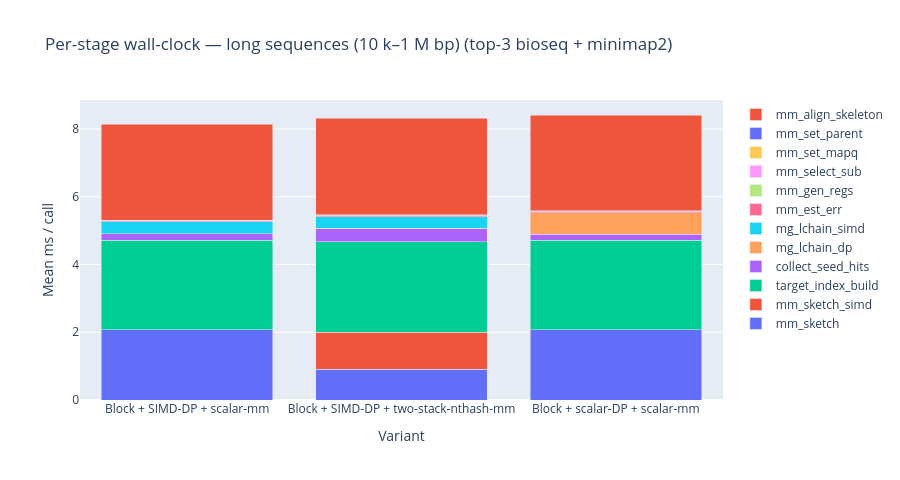
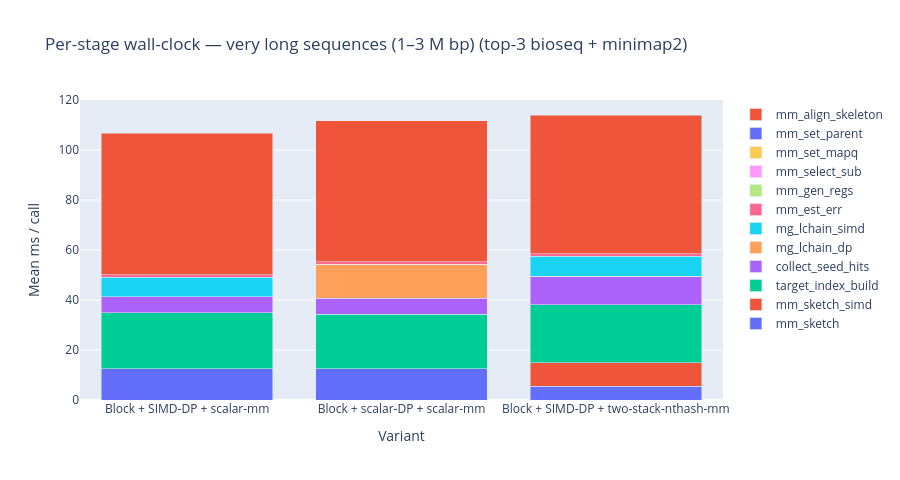

Notebook code for these charts, in order:
### Markdown cell above
## 2. Where does the wall-clock go? (per-stage breakdown)

> **What this measures.** Per-pipeline-phase mean wall-clock per call,
> stacked into a bar per algorithm. Phases are the instrumentation
> regions registered in `minimap_port.cppm` and `chaining_*.cppm`:
> - `mm_sketch` / `mm_sketch_simd`: minimizer extraction.
> - `target_index_build` / `collect_seed_hits`: anchor production.
> - `mg_lchain_dp` / `mg_lchain_simd` / `mg_lchain_rmq`: chaining DP.
> - `mm_est_err`: divergence estimate from chain anchors.
> - `mm_align_skeleton`: KSW2 base-level alignment (the giant block at
>   the top of every bar — usually >50 % of total wall-clock).
>
> The chart filters to the same top-3 bioseq variants surfaced above,
> plus minimap2. Use it to confirm where the production minimizer
> actually saves work versus the scalar baseline.

### Code cell
DOWNSTREAM_PHASE_ORDER = (
    'mm_sketch',
    'mm_sketch_simd',
    'target_index_build',
    'collect_seed_hits',
    'mg_lchain_dp',
    'mg_lchain_simd',
    'mg_lchain_rmq',
    'mm_est_err',
    'mm_gen_regs',
    'mm_select_sub',
    'mm_set_mapq',
    'mm_set_parent',
    'mm_align_skeleton',
)


def render_phase_breakdown(chart_id, length_human):
    chart = charts.get(chart_id)
    if chart is None:
        return False
    # Each trace is one phase; trace.name is phase name, x is config
    # label, y is per-pair phase ms.
    phases_by_name = {}
    config_set = []
    for trace in chart.get('plotly', {}).get('data', []):
        phase = trace.get('name')
        for cfg, value in zip(trace.get('x', []), trace.get('y', [])):
            if not is_main_grid_label(cfg):
                continue
            phases_by_name.setdefault(phase, {})[cfg] = value
            if cfg not in config_set:
                config_set.append(cfg)
    if not config_set:
        return False

    # Determine the top-3 bioseq variants for this bucket using total
    # wall-clock — recompute locally to keep the chart self-contained.
    def total_for(cfg):
        return sum(phases_by_name.get(p, {}).get(cfg, 0.0) or 0.0
                   for p in phases_by_name)
    bioseq_configs = [c for c in config_set
                      if c != MINIMAP2_REF and c.startswith('bioseq ')]
    bioseq_configs.sort(key=total_for)
    top3 = bioseq_configs[:3]
    keep = ([MINIMAP2_REF] if MINIMAP2_REF in config_set else []) + top3

    fig = go.Figure()
    for phase in DOWNSTREAM_PHASE_ORDER:
        if phase not in phases_by_name:
            continue
        ys = [phases_by_name[phase].get(c, 0.0) or 0.0 for c in keep]
        if all(y == 0 for y in ys):
            continue
        fig.add_trace(go.Bar(name=phase, x=[shorten(c) for c in keep], y=ys))
    fig.update_layout(
        barmode='stack',
        title=f'Per-stage wall-clock — {length_human} (top-3 bioseq + minimap2)',
        xaxis_title='Variant',
        yaxis_title='Mean ms / call',
        height=480,
    )
    fig.show()
    display(Markdown(
        f'> Bars show {len(keep)} configurations: minimap2 (when present) and '
        f'the top-{min(3, len(top3))} fastest bioseq variants on this bucket. '
        f'Stack order matches the pipeline phase order in `minimap_port.cppm`.'))
    return True


for chart_id, human in [
    ('phase_breakdown_long',      'long sequences (10 k–1 M bp)'),
    ('phase_breakdown_very_long', 'very long sequences (1–3 M bp)'),
]:
    rendered = render_phase_breakdown(chart_id, human)
    if not rendered:
        display(Markdown(f'_`{chart_id}` not present in the report._'))

### Figure 1 — Plotly figure (JSON) as saved in the notebook; plotly's stock layout.template omitted (floating-point values rounded to 4 significant figures)
{"data": [{"name": "mm_sketch", "type": "bar", "x": ["Block + SIMD-DP + scalar-mm", "Block + SIMD-DP + two-stack-nthash-mm", "Block + scalar-DP + scalar-mm"], "y": [2.07, 0.9134, 2.068]}, {"name": "mm_sketch_simd", "type": "bar", "x": ["Block + SIMD-DP + scalar-mm", "Block + SIMD-DP + two-stack-nthash-mm", "Block + scalar-DP + scalar-mm"], "y": [0, 1.093, 0]}, {"name": "target_index_build", "type": "bar", "x": ["Block + SIMD-DP + scalar-mm", "Block + SIMD-DP + two-stack-nthash-mm", "Block + scalar-DP + scalar-mm"], "y": [2.653, 2.671, 2.644]}, {"name": "collect_seed_hits", "type": "bar", "x": ["Block + SIMD-DP + scalar-mm", "Block + SIMD-DP + two-stack-nthash-mm", "Block + scalar-DP + scalar-mm"], "y": [0.1849, 0.3864, 0.1854]}, {"name": "mg_lchain_dp", "type": "bar", "x": ["Block + SIMD-DP + scalar-mm", "Block + SIMD-DP + two-stack-nthash-mm", "Block + scalar-DP + scalar-mm"], "y": [0, 0, 0.6358]}, {"name": "mg_lchain_simd", "type": "bar", "x": ["Block + SIMD-DP + scalar-mm", "Block + SIMD-DP + two-stack-nthash-mm", "Block + scalar-DP + scalar-mm"], "y": [0.3502, 0.3507, 0]}, {"name": "mm_est_err", "type": "bar", "x": ["Block + SIMD-DP + scalar-mm", "Block + SIMD-DP + two-stack-nthash-mm", "Block + scalar-DP + scalar-mm"], "y": [0.04547, 0.04678, 0.04591]}, {"name": "mm_gen_regs", "type": "bar", "x": ["Block + SIMD-DP + scalar-mm", "Block + SIMD-DP + two-stack-nthash-mm", "Block + scalar-DP + scalar-mm"], "y": [0.00348, 0.003376, 0.003414]}, {"name": "mm_select_sub", "type": "bar", "x": ["Block + SIMD-DP + scalar-mm", "Block + SIMD-DP + two-stack-nthash-mm", "Block + scalar-DP + scalar-mm"], "y": [0.0001967, 0.0002825, 0.0002279]}, {"name": "mm_set_mapq", "type": "bar", "x": ["Block + SIMD-DP + scalar-mm", "Block + SIMD-DP + two-stack-nthash-mm", "Block + scalar-DP + scalar-mm"], "y": [0.0001794, 0.0002187, 0.0002824]}, {"name": "mm_set_parent", "type": "bar", "x": ["Block + SIMD-DP + scalar-mm", "Block + SIMD-DP + two-stack-nthash-mm", "Block + scalar-DP + scalar-mm"], "y": [0.0003806, 0.0004444, 0.0003773]}, {"name": "mm_align_skeleton", "type": "bar", "x": ["Block + SIMD-DP + scalar-mm", "Block + SIMD-DP + two-stack-nthash-mm", "Block + scalar-DP + scalar-mm"], "y": [2.827, 2.846, 2.831]}], "layout": {"barmode": "stack", "height": 480, "title": {"text": "Per-stage wall-clock — long sequences (10 k–1 M bp) (top-3 bioseq + minimap2)"}, "xaxis": {"title": {"text": "Variant"}}, "yaxis": {"title": {"text": "Mean ms / call"}}}}

### Figure 2 — Plotly figure (JSON) as saved in the notebook; plotly's stock layout.template omitted (floating-point values rounded to 4 significant figures)
{"data": [{"name": "mm_sketch", "type": "bar", "x": ["Block + SIMD-DP + scalar-mm", "Block + scalar-DP + scalar-mm", "Block + SIMD-DP + two-stack-nthash-mm"], "y": [12.45, 12.54, 5.579]}, {"name": "mm_sketch_simd", "type": "bar", "x": ["Block + SIMD-DP + scalar-mm", "Block + scalar-DP + scalar-mm", "Block + SIMD-DP + two-stack-nthash-mm"], "y": [0, 0, 9.243]}, {"name": "target_index_build", "type": "bar", "x": ["Block + SIMD-DP + scalar-mm", "Block + scalar-DP + scalar-mm", "Block + SIMD-DP + two-stack-nthash-mm"], "y": [22.39, 21.77, 23.22]}, {"name": "collect_seed_hits", "type": "bar", "x": ["Block + SIMD-DP + scalar-mm", "Block + scalar-DP + scalar-mm", "Block + SIMD-DP + two-stack-nthash-mm"], "y": [6.486, 6.425, 11.47]}, {"name": "mg_lchain_dp", "type": "bar", "x": ["Block + SIMD-DP + scalar-mm", "Block + scalar-DP + scalar-mm", "Block + SIMD-DP + two-stack-nthash-mm"], "y": [0, 13.52, 0]}, {"name": "mg_lchain_simd", "type": "bar", "x": ["Block + SIMD-DP + scalar-mm", "Block + scalar-DP + scalar-mm", "Block + SIMD-DP + two-stack-nthash-mm"], "y": [7.758, 0, 7.944]}, {"name": "mm_est_err", "type": "bar", "x": ["Block + SIMD-DP + scalar-mm", "Block + scalar-DP + scalar-mm", "Block + SIMD-DP + two-stack-nthash-mm"], "y": [1.059, 1.023, 1.022]}, {"name": "mm_gen_regs", "type": "bar", "x": ["Block + SIMD-DP + scalar-mm", "Block + scalar-DP + scalar-mm", "Block + SIMD-DP + two-stack-nthash-mm"], "y": [0.06316, 0.06326, 0.06435]}, {"name": "mm_select_sub", "type": "bar", "x": ["Block + SIMD-DP + scalar-mm", "Block + scalar-DP + scalar-mm", "Block + SIMD-DP + two-stack-nthash-mm"], "y": [0.0008023, 0.0007291, 0.0008444]}, {"name": "mm_set_mapq", "type": "bar", "x": ["Block + SIMD-DP + scalar-mm", "Block + scalar-DP + scalar-mm", "Block + SIMD-DP + two-stack-nthash-mm"], "y": [0.0005867, 0.0006006, 0.0007362]}, {"name": "mm_set_parent", "type": "bar", "x": ["Block + SIMD-DP + scalar-mm", "Block + scalar-DP + scalar-mm", "Block + SIMD-DP + two-stack-nthash-mm"], "y": [0.0008091, 0.0008437, 0.0008806]}, {"name": "mm_align_skeleton", "type": "bar", "x": ["Block + SIMD-DP + scalar-mm", "Block + scalar-DP + scalar-mm", "Block + SIMD-DP + two-stack-nthash-mm"], "y": [56.5, 56.3, 55.48]}], "layout": {"barmode": "stack", "height": 480, "title": {"text": "Per-stage wall-clock — very long sequences (1–3 M bp) (top-3 bioseq + minimap2)"}, "xaxis": {"title": {"text": "Variant"}}, "yaxis": {"title": {"text": "Mean ms / call"}}}}
